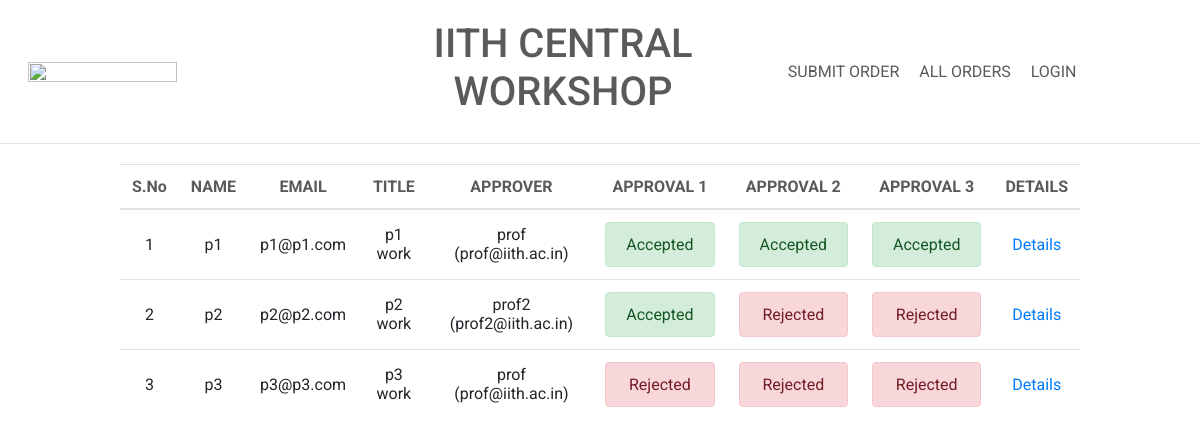
The page /orders on the database as committed earlier.
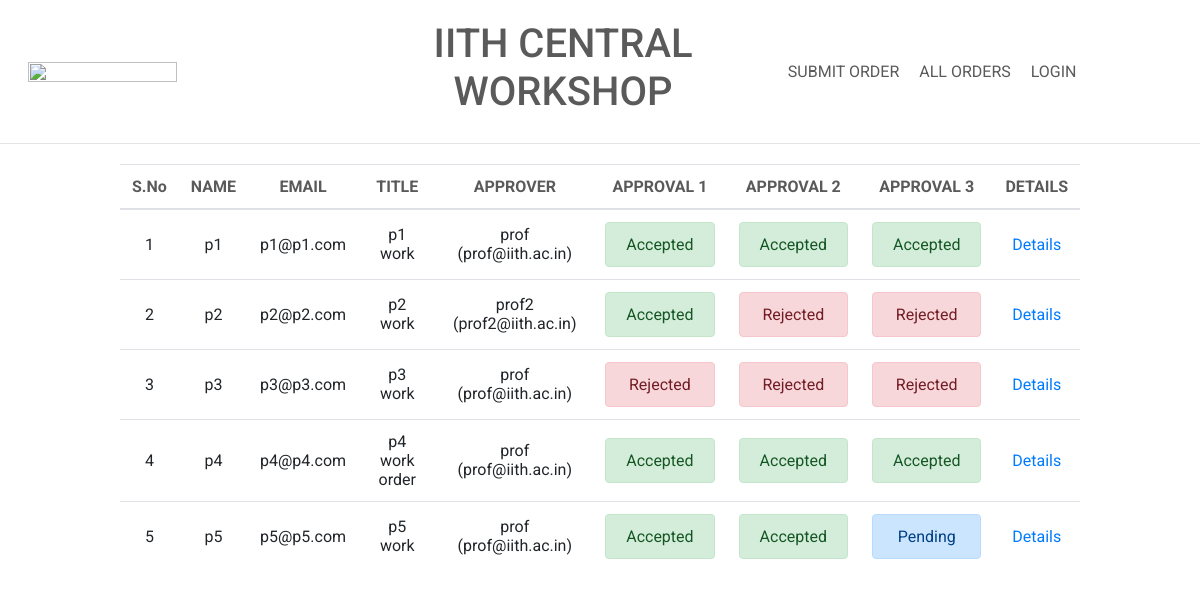
The same page on the database as committed later.
### app/models.py (models this page shows)
class Order(models.Model):
	name = models.TextField(max_length=100,blank=True)
	mail = models.TextField(max_length=100,blank=True)
	mobile = models.IntegerField()
	work = models.TextField(max_length=500,blank=True)
	worktype = models.TextField(max_length=20,blank=True)
	title = models.TextField(max_length=100,blank=True)
	file = models.FileField(upload_to='orders/')
	uploaded_at = models.DateTimeField(auto_now_add=True)
	prof_name = models.TextField(max_length=100,blank=True)
	prof_mail = models.TextField(max_length=100,blank=True)
	approval1 = models.CharField(max_length=10, choices=STATUS_CHOICES,default='Pending')
	approval2 = models.CharField(max_length=10, choices=STATUS_CHOICES,default='Pending')
	approval3 = models.CharField(max_length=10, choices=STATUS_CHOICES,default='Pending')
	completed = models.BooleanField(default=False)
	reason = models.TextField(max_length=1000,blank=True)

### app/views.py (the view)
# urls.py: url(r'^orders$', views.all_orders),
def all_orders(request):
	orders = Order.objects.all()
	category = "ALL ORDERS"
	return render(request,'app/orders.html',{'orders':orders,'category':category})

### templates/app/orders.html (shortened to what this page needs)
{% load static %}
<link rel="stylesheet" type="text/css" href="{% static 'css/orders.css' %}">
{% include "base.html" %}
<div style="width: 80%;margin: auto;">
	<table class="table">
	    <thead>
		    <tr>
		        <th scope="col">S.No</th>
		        <th scope="col">NAME</th>
		        <th scope="col">EMAIL</th>
		        <th scope="col">TITLE</th>
		        <th scope="col">APPROVER</th>
		        <th scope="col">APPROVAL 1</th>
		        <th scope="col">APPROVAL 2</th>
		        <th scope="col">APPROVAL 3</th>
		        <th scope="col">DETAILS</th>
		    </tr>
	    </thead>
	    <tbody>
	    	{% for order in orders %}
		    <tr>
		        <td>{{ forloop.counter }}</td>
		      	<td>{{ order.name }}</td>
		      	<td>{{ order.mail }}</td>
		      	<td>{{ order.title }}</td>
		      	<td>{{ order.prof_name }} ({{ order.prof_mail }})</td>
				{% ifequal 'Accepted' order.approval1 %}
			      	<td>
			      		<div class="alert alert-success" role="alert">
						  {{ order.approval1 }}
						</div>
					</td>
				{% endifequal %}
				{% ifequal 'Rejected' order.approval1 %}
			      	<td>
			      		<div class="alert alert-danger" role="alert">
						  {{ order.approval1 }}
						</div>
					</td>
				{% endifequal %}
				{% ifequal 'Accepted' order.approval2 %}
			      	<td>
			      		<div class="alert alert-success" role="alert">
						  {{ order.approval2 }}
						</div>
					</td>
				{% endifequal %}
				{% ifequal 'Rejected' order.approval2 %}
			      	<td>
			      		<div class="alert alert-danger" role="alert">
						  {{ order.approval2 }}
						</div>
					</td>
				{% endifequal %}
				{% ifequal 'Pending' order.approval3 %}
			      	<td>
			      		<div class="alert alert-primary" role="alert">
						  {{ order.approval3 }}
						</div>
					</td>
				{% endifequal %}
				{% ifequal 'Accepted' order.approval3 %}
			      	<td>
			      		<div class="alert alert-success" role="alert">
						  {{ order.approval3 }}
						</div>
					</td>
				{% endifequal %}
				{% ifequal 'Rejected' order.approval3 %}
			      	<td>
			      		<div class="alert alert-danger" role="alert">
						  {{ order.approval3 }}
						</div>
					</td>
				{% endifequal %}
				<td>
					<a href="/detail/{{ order.id }}">Details</a>
				</td>
		    </tr>
		    {% endfor %}
	    </tbody>
	</table>
</div>
{% include "footer.html" %}

Rows that differ between the two databases and show on the page:
added Order: name "p4", mail "p4@p4.com", title "p4 work order", prof_name "prof", prof_mail "prof@iith.ac.in", approval1 "Accepted", approval2 "Accepted", approval3 "Accepted"
added Order: name "p5", mail "p5@p5.com", title "p5 work", prof_name "prof", prof_mail "prof@iith.ac.in", approval1 "Accepted", approval2 "Accepted", approval3 "Pending"
